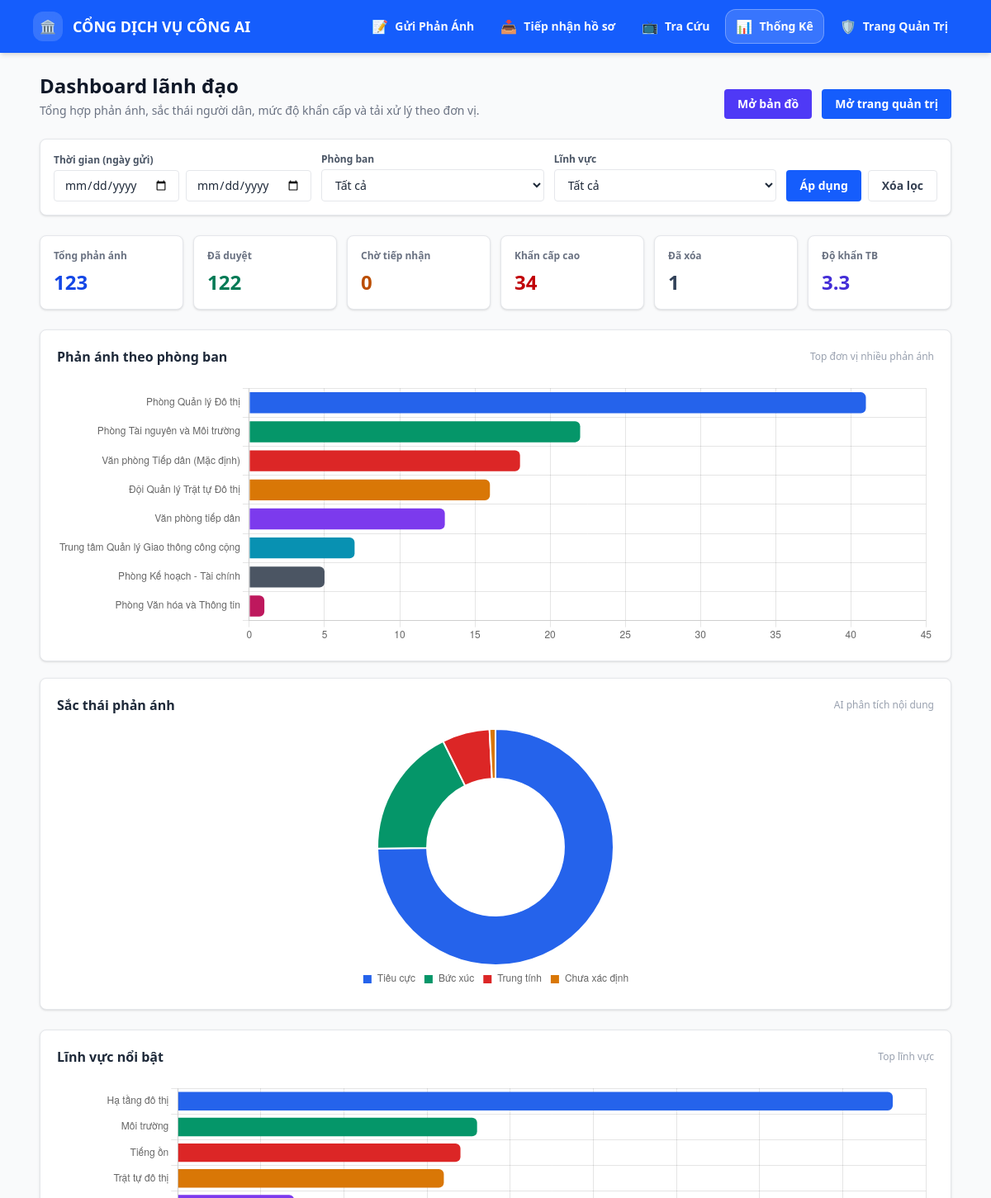
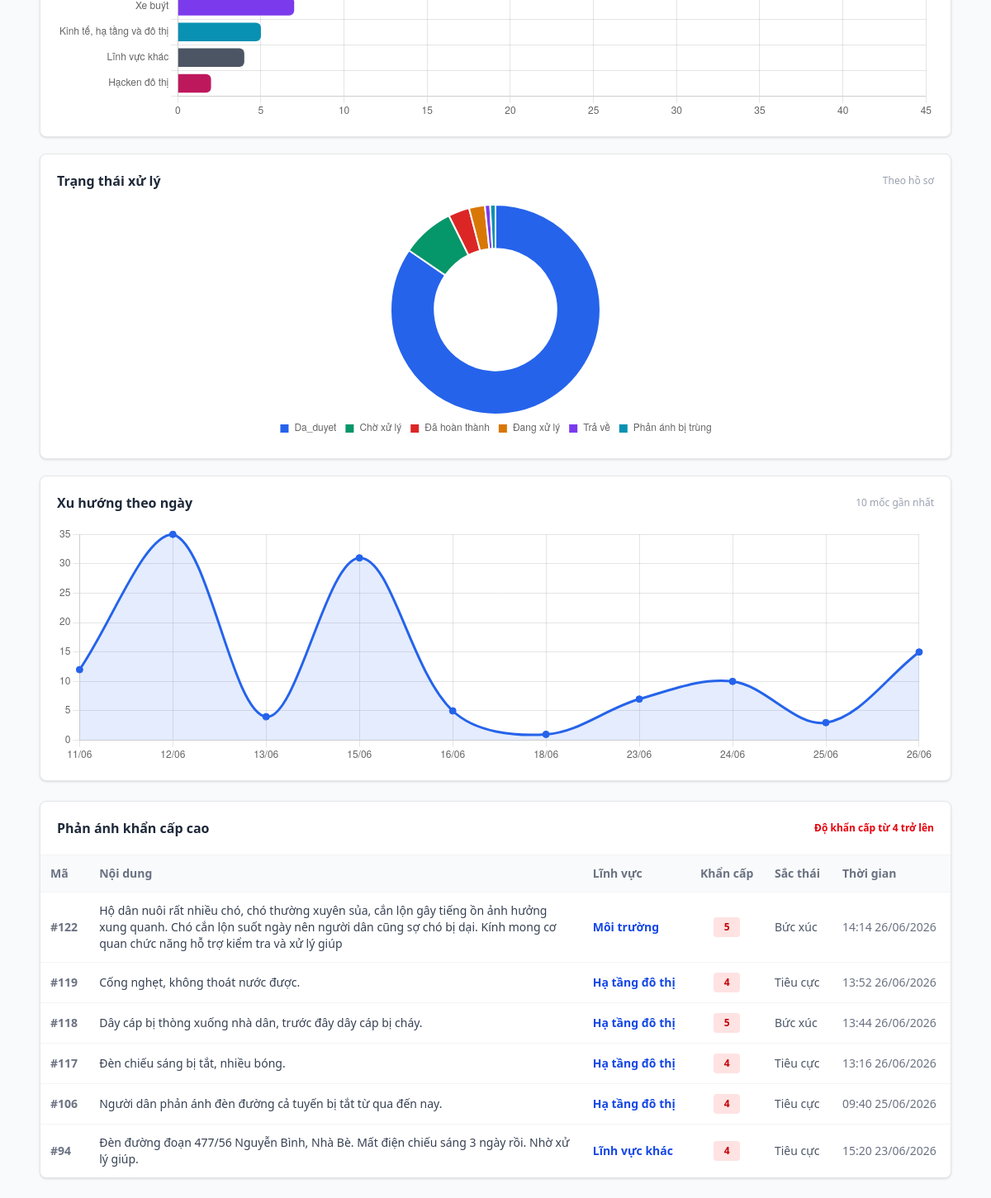
Page /dashboard on the earlier database version (2 pictures, top to bottom).
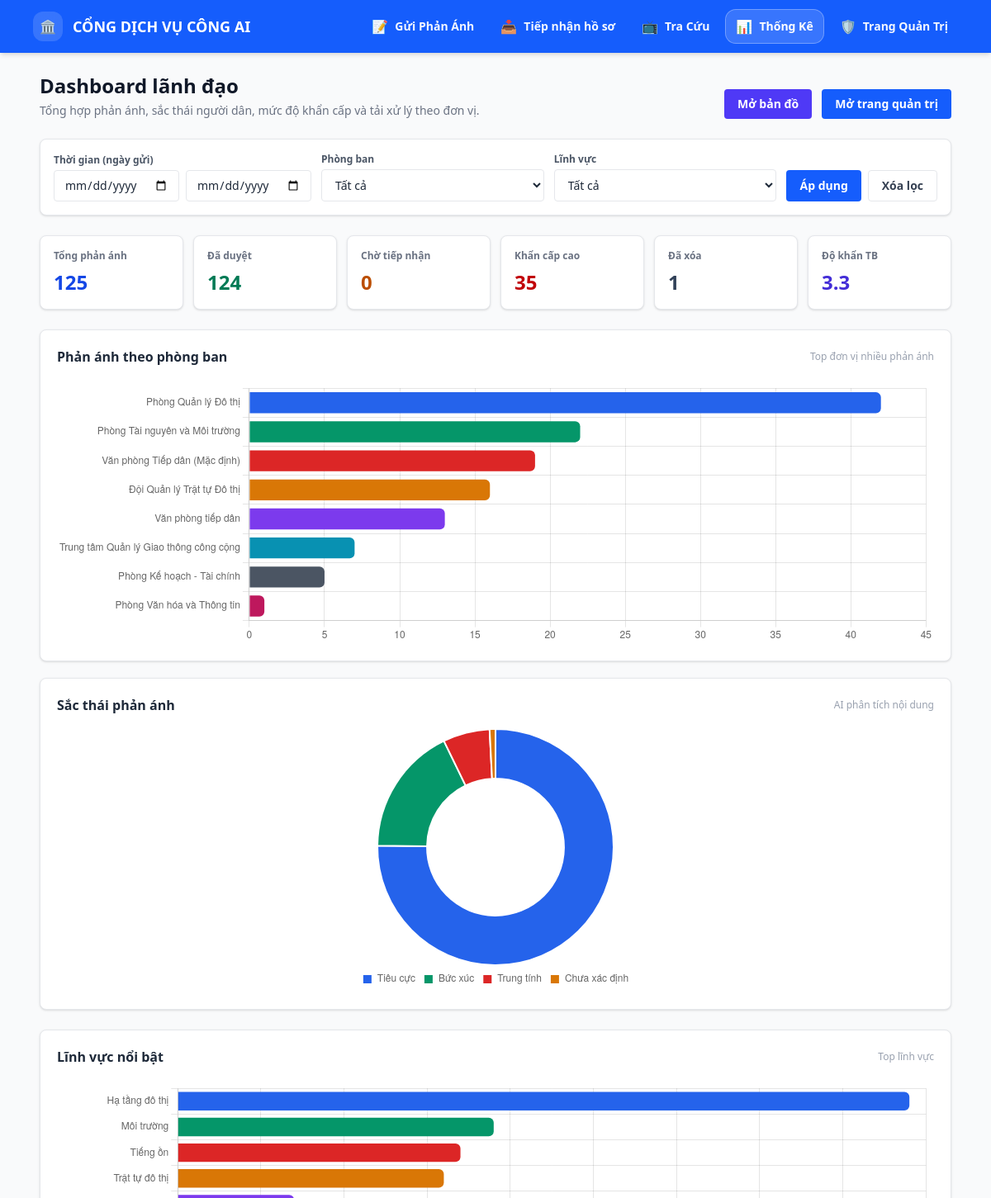
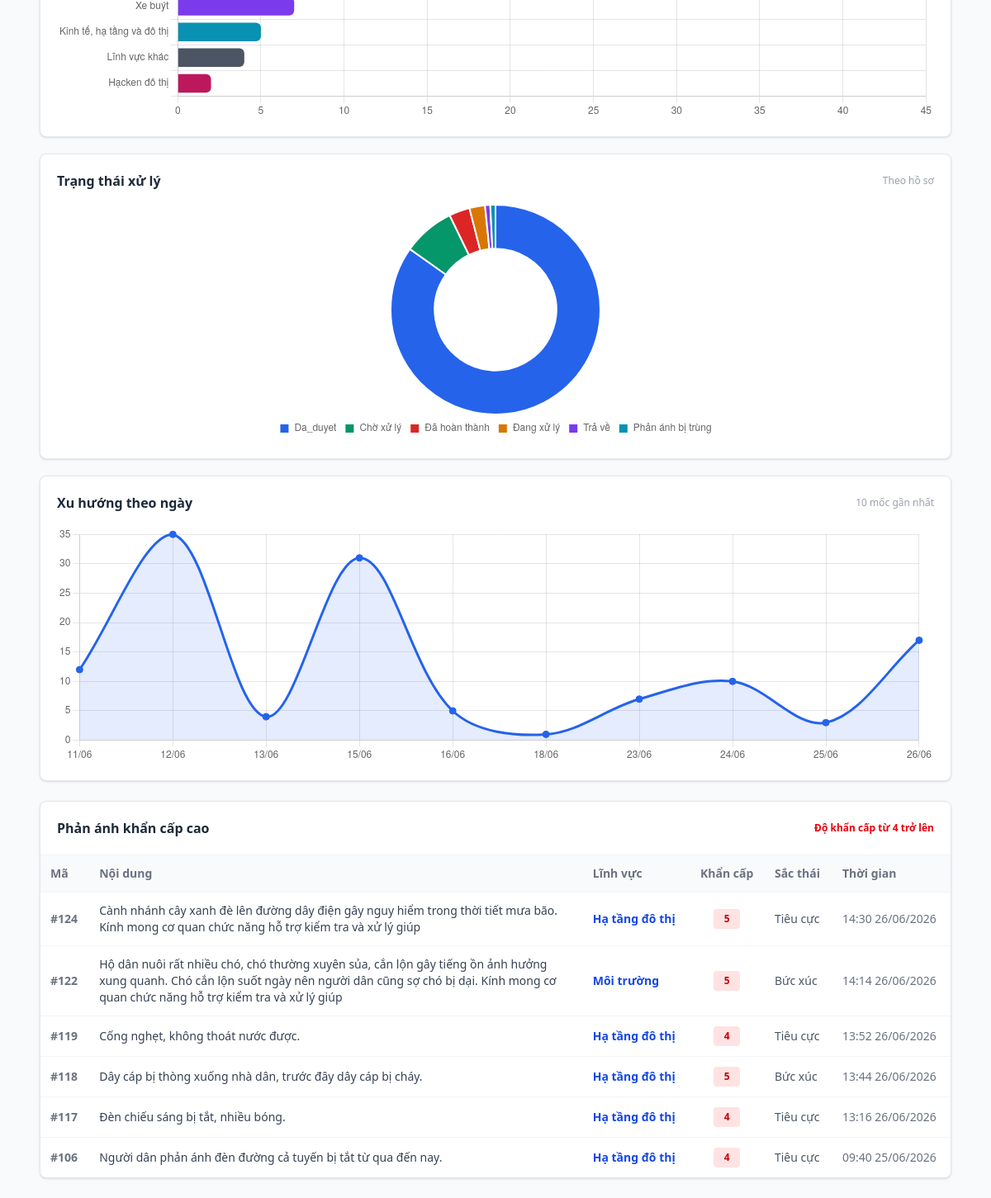
Same page on the later database version (2 pictures, top to bottom).
### tables this page shows
CREATE TABLE phan_anh (
                        id INTEGER PRIMARY KEY AUTOINCREMENT,
                        noi_dung TEXT,
                        file_dinh_kem TEXT,
                        dia_chi TEXT,
                        ten_nguoi_gui TEXT,
                        sdt TEXT,
                        linh_vuc TEXT,
                        tu_khoa TEXT,
                        sac_thai TEXT,
                        do_khan_cap INTEGER,
                        phong_ban_id INTEGER,
                        trang_thai TEXT,
                        ngay_gui TEXT,
                        trang_thai_duyet TEXT DEFAULT 'Cho_tiep_nhan', ly_do_xoa TEXT, giai_thich_xoa TEXT, ngay_xoa TEXT, lat REAL, lng REAL);

### app.py (the view, shortened to what this page needs)
@app.route('/dashboard')
def page_dashboard():
    conn = sqlite3.connect(DB_FILE)
    cursor = conn.cursor()
    date_from = request.args.get('date_from', '').strip()
    date_to = request.args.get('date_to', '').strip()
    phong_ban_id = request.args.get('phong_ban_id', '').strip()
    linh_vuc = request.args.get('linh_vuc', '').strip()
    def parse_ymd(s):
        if not s:
            return None
        try:
            return datetime.strptime(s, '%Y-%m-%d').date()
        except Exception:
            return None
    d_from = parse_ymd(date_from)
    d_to = parse_ymd(date_to)
    if d_from and d_to and d_from > d_to:
        d_from, d_to = d_to, d_from
    filtered_ids = None
    cursor.execute("SELECT id, ten_phong FROM config_phong_ban ORDER BY ten_phong")
    list_phong_ban = cursor.fetchall()
    cursor.execute("""SELECT DISTINCT COALESCE(NULLIF(TRIM(linh_vuc), ''), 'Chưa xác định') AS lv
                      FROM phan_anh
                      ORDER BY lv""")
    list_linh_vuc = [row[0] for row in cursor.fetchall()]
    where_clauses = []
    params = []
    if phong_ban_id:
        try:
            where_clauses.append('pa.phong_ban_id = ?')
            params.append(int(phong_ban_id))
        except Exception:
            pass
    if linh_vuc:
        where_clauses.append('pa.linh_vuc = ?')
        params.append(linh_vuc)
    common_where = ''
    if where_clauses:
        common_where = ' AND ' + ' AND '.join(where_clauses)
    cursor.execute("SELECT COUNT(*) FROM phan_anh pa WHERE 1=1" + common_where, params)
    total_phan_anh = cursor.fetchone()[0] or 0
    cursor.execute("SELECT COUNT(*) FROM phan_anh pa WHERE pa.trang_thai_duyet = 'Da_duyet'" + common_where, params)
    total_da_duyet = cursor.fetchone()[0] or 0
    cursor.execute("SELECT COUNT(*) FROM phan_anh pa WHERE pa.trang_thai_duyet = 'Cho_tiep_nhan'" + common_where, params)
    total_cho_tiep_nhan = cursor.fetchone()[0] or 0
    cursor.execute("SELECT COUNT(*) FROM phan_anh pa WHERE pa.trang_thai_duyet = 'Da_xoa'" + common_where, params)
    total_da_xoa = cursor.fetchone()[0] or 0
    cursor.execute("SELECT COUNT(*) FROM phan_anh pa WHERE pa.do_khan_cap >= 4" + common_where, params)
    total_khan_cap_cao = cursor.fetchone()[0] or 0
    cursor.execute("SELECT AVG(pa.do_khan_cap) FROM phan_anh pa WHERE pa.do_khan_cap IS NOT NULL" + common_where, params)
    avg_do_khan_cap_raw = cursor.fetchone()[0]
    avg_do_khan_cap = round(avg_do_khan_cap_raw or 0, 1)
    cursor.execute("""
        SELECT COALESCE(NULLIF(TRIM(pa.sac_thai), ''), 'Chưa xác định') AS label, COUNT(*) AS count
        FROM phan_anh pa
        WHERE 1=1""" + common_where + """
        GROUP BY label
        ORDER BY count DESC
    """, params)
    sac_thai_stats = cursor.fetchall()
    cursor.execute("""
        SELECT COALESCE(NULLIF(TRIM(pa.linh_vuc), ''), 'Chưa xác định') AS label, COUNT(*) AS count
        FROM phan_anh pa
        WHERE 1=1""" + common_where + """
        GROUP BY label
        ORDER BY count DESC
        LIMIT 8
    """, params)
    linh_vuc_stats = cursor.fetchall()
    cursor.execute("""
        SELECT COALESCE(pb.ten_phong, 'Văn phòng tiếp dân') AS label, COUNT(*) AS count
        FROM phan_anh pa
        LEFT JOIN config_phong_ban pb ON pa.phong_ban_id = pb.id
        WHERE 1=1""" + common_where + """
        GROUP BY label
        ORDER BY count DESC
        LIMIT 8
    """, params)
    phong_ban_stats = cursor.fetchall()
    cursor.execute("""
        SELECT COALESCE(NULLIF(TRIM(pa.trang_thai), ''), pa.trang_thai_duyet, 'Chưa xác định') AS label,
               COUNT(*) AS count
        FROM phan_anh pa
        WHERE 1=1""" + common_where + """
        GROUP BY label
        ORDER BY count DESC
    """, params)
    trang_thai_stats = cursor.fetchall()
    cursor.execute("""
        SELECT pa.id, pa.noi_dung, pa.linh_vuc, pa.do_khan_cap, pa.sac_thai, pa.ngay_gui
        FROM phan_anh pa
        WHERE pa.do_khan_cap >= 4""" + common_where + """
        ORDER BY pa.id DESC
        LIMIT 6
    """, params)
    phan_anh_khan_cap = cursor.fetchall()
    cursor.execute("""SELECT pa.ngay_gui
                      FROM phan_anh pa
                      WHERE 1=1""" + common_where + """
                      AND pa.ngay_gui IS NOT NULL AND TRIM(pa.ngay_gui) != ''""", params)
    trend_counts = {}
    for (ngay_gui,) in cursor.fetchall():
        try:
            parsed_date = datetime.strptime(str(ngay_gui).strip(), "%H:%M %d/%m/%Y")
            label = parsed_date.strftime("%d/%m")
        except Exception:
            label = str(ngay_gui)[-10:] if ngay_gui and len(str(ngay_gui)) >= 10 else ngay_gui
        trend_counts[label] = trend_counts.get(label, 0) + 1
    trend_stats = list(trend_counts.items())[-10:]
    conn.close()
    kpi_cards = [
        {"label": "Tổng phản ánh", "value": total_phan_anh, "tone": "blue"},
        {"label": "Đã duyệt", "value": total_da_duyet, "tone": "emerald"},
        {"label": "Chờ tiếp nhận", "value": total_cho_tiep_nhan, "tone": "amber"},
        {"label": "Khẩn cấp cao", "value": total_khan_cap_cao, "tone": "red"},
        {"label": "Đã xóa", "value": total_da_xoa, "tone": "slate"},
        {"label": "Độ khẩn TB", "value": avg_do_khan_cap, "tone": "indigo"},
    ]
    return render_template(
        'dashboard.html',
        kpi_cards=kpi_cards,
        sac_thai_stats=sac_thai_stats,
        linh_vuc_stats=linh_vuc_stats,
        phong_ban_stats=phong_ban_stats,
        trang_thai_stats=trang_thai_stats,
        trend_stats=trend_stats,
        phan_anh_khan_cap=phan_anh_khan_cap,
        list_phong_ban=list_phong_ban,
        list_linh_vuc=list_linh_vuc,
    )

### templates/dashboard.html (shortened to what this page needs)
{% extends "layout.html" %}
{% block content %}
<div class="space-y-6">
    <div class="flex flex-col md:flex-row md:items-end md:justify-between gap-3">
        <div>
            <h1 class="text-2xl font-bold text-gray-900">Dashboard lãnh đạo</h1>
            <p class="text-sm text-gray-500 mt-1">Tổng hợp phản ánh, sắc thái người dân, mức độ khẩn cấp và tải xử lý theo đơn vị.</p>
        </div>
        <div class="flex items-center gap-3">
            <a href="/maps" class="inline-flex items-center justify-center rounded bg-indigo-600 px-4 py-2 text-sm font-semibold text-white hover:bg-indigo-700">
                Mở bản đồ
            </a>
            <a href="{{ url_for('page_admin') }}" class="inline-flex items-center justify-center rounded bg-blue-600 px-4 py-2 text-sm font-semibold text-white hover:bg-blue-700">
                Mở trang quản trị
            </a>
        </div>
    </div>
    <form method="get" action="{{ url_for('page_dashboard') }}" class="bg-white border border-gray-200 rounded-lg p-4 shadow-sm">
        <div class="flex flex-col lg:flex-row gap-3 lg:items-end">
            <div class="flex-1">
                <label class="block text-xs font-semibold text-gray-600 mb-1">Thời gian (ngày gửi)</label>
                <div class="flex flex-col sm:flex-row gap-2">
                    <div class="flex-1">
                        <input type="date" name="date_from" value="{{ request.args.get('date_from','') }}" class="w-full border border-gray-200 rounded px-3 py-2 text-sm" />
                    </div>
                    <div class="flex-1">
                        <input type="date" name="date_to" value="{{ request.args.get('date_to','') }}" class="w-full border border-gray-200 rounded px-3 py-2 text-sm" />
                    </div>
                </div>
            </div>
            <div class="flex-1">
                <label class="block text-xs font-semibold text-gray-600 mb-1">Phòng ban</label>
                <select name="phong_ban_id" class="w-full border border-gray-200 rounded px-3 py-2 text-sm">
                    <option value="" {% if not request.args.get('phong_ban_id') %}selected{% endif %}>Tất cả</option>
                </select>
            </div>
            <div class="flex-1">
                <label class="block text-xs font-semibold text-gray-600 mb-1">Lĩnh vực</label>
                <select name="linh_vuc" class="w-full border border-gray-200 rounded px-3 py-2 text-sm">
                    <option value="" {% if not request.args.get('linh_vuc') %}selected{% endif %}>Tất cả</option>
                </select>
            </div>
            <div class="flex gap-2">
                <button type="submit" class="inline-flex items-center justify-center rounded bg-blue-600 px-4 py-2 text-sm font-semibold text-white hover:bg-blue-700">
                    Áp dụng
                </button>
                <a href="{{ url_for('page_dashboard') }}" class="inline-flex items-center justify-center rounded border border-gray-200 px-4 py-2 text-sm font-semibold text-gray-700 hover:bg-gray-50">
                    Xóa lọc
                </a>
            </div>
        </div>
    </form>
    <div class="grid grid-cols-2 lg:grid-cols-6 gap-3">
        {% for card in kpi_cards %}
            <div class="bg-white border border-gray-200 rounded-lg p-4 shadow-sm">
                <p class="text-xs font-semibold text-gray-500">{{ card.label }}</p>
                <p class="mt-2 text-2xl font-bold {% if card.tone == 'emerald' %}text-emerald-700{% elif card.tone == 'amber' %}text-amber-700{% elif card.tone == 'red' %}text-red-700{% elif card.tone == 'slate' %}text-slate-700{% elif card.tone == 'indigo' %}text-indigo-700{% else %}text-blue-700{% endif %}">
                    {{ card.value }}
                </p>
            </div>
        {% endfor %}
    </div>
    <div class="grid grid-cols-1 xl:grid-cols-3 gap-5">
        <section class="xl:col-span-2 bg-white border border-gray-200 rounded-lg p-5 shadow-sm">
            <div class="flex items-center justify-between mb-4">
                <h2 class="text-base font-bold text-gray-800">Phản ánh theo phòng ban</h2>
                <span class="text-xs text-gray-400">Top đơn vị nhiều phản ánh</span>
            </div>
            <div class="h-80">
                <canvas id="phongBanChart"></canvas>
            </div>
        </section>
        <section class="bg-white border border-gray-200 rounded-lg p-5 shadow-sm">
            <div class="flex items-center justify-between mb-4">
                <h2 class="text-base font-bold text-gray-800">Sắc thái phản ánh</h2>
                <span class="text-xs text-gray-400">AI phân tích nội dung</span>
            </div>
            <div class="h-80">
                <canvas id="sacThaiChart"></canvas>
            </div>
        </section>
    </div>
    <div class="grid grid-cols-1 xl:grid-cols-3 gap-5">
        <section class="bg-white border border-gray-200 rounded-lg p-5 shadow-sm">
            <div class="flex items-center justify-between mb-4">
                <h2 class="text-base font-bold text-gray-800">Lĩnh vực nổi bật</h2>
                <span class="text-xs text-gray-400">Top lĩnh vực</span>
            </div>
            <div class="h-72">
                <canvas id="linhVucChart"></canvas>
            </div>
        </section>
        <section class="bg-white border border-gray-200 rounded-lg p-5 shadow-sm">
            <div class="flex items-center justify-between mb-4">
                <h2 class="text-base font-bold text-gray-800">Trạng thái xử lý</h2>
                <span class="text-xs text-gray-400">Theo hồ sơ</span>
            </div>
            <div class="h-72">
                <canvas id="trangThaiChart"></canvas>
            </div>
        </section>
        <section class="bg-white border border-gray-200 rounded-lg p-5 shadow-sm">
            <div class="flex items-center justify-between mb-4">
                <h2 class="text-base font-bold text-gray-800">Xu hướng theo ngày</h2>
                <span class="text-xs text-gray-400">10 mốc gần nhất</span>
            </div>
            <div class="h-72">
                <canvas id="trendChart"></canvas>
            </div>
        </section>
    </div>
    <section class="bg-white border border-gray-200 rounded-lg shadow-sm overflow-hidden">
        <div class="p-5 border-b border-gray-100 flex items-center justify-between">
            <h2 class="text-base font-bold text-gray-800">Phản ánh khẩn cấp cao</h2>
            <span class="text-xs text-red-600 font-semibold">Độ khẩn cấp từ 4 trở lên</span>
        </div>
        <div class="overflow-x-auto">
            <table class="w-full text-sm">
                <thead class="bg-gray-50 text-gray-500 border-b border-gray-100">
                    <tr>
                        <th class="text-left p-3 font-semibold">Mã</th>
                        <th class="text-left p-3 font-semibold">Nội dung</th>
                        <th class="text-left p-3 font-semibold">Lĩnh vực</th>
                        <th class="text-center p-3 font-semibold">Khẩn cấp</th>
                        <th class="text-left p-3 font-semibold">Sắc thái</th>
                        <th class="text-left p-3 font-semibold">Thời gian</th>
                    </tr>
                </thead>
                <tbody class="divide-y divide-gray-100">
                    {% if phan_anh_khan_cap %}
                        {% for id, noi_dung, linh_vuc, do_khan_cap, sac_thai, ngay_gui in phan_anh_khan_cap %}
                            <tr class="hover:bg-gray-50">
                                <td class="p-3 font-bold text-gray-500">#{{ id }}</td>
                                <td class="p-3 text-gray-700 max-w-xl">{{ noi_dung }}</td>
                                <td class="p-3 text-blue-700 font-semibold">{{ linh_vuc or 'Chưa xác định' }}</td>
                                <td class="p-3 text-center">
                                    <span class="inline-flex min-w-8 justify-center rounded bg-red-100 px-2 py-1 text-xs font-bold text-red-700">{{ do_khan_cap }}</span>
                                </td>
                                <td class="p-3 text-gray-600">{{ sac_thai or 'Chưa xác định' }}</td>
                                <td class="p-3 text-gray-500">{{ ngay_gui or '' }}</td>
                            </tr>
                        {% endfor %}
                    {% else %}
                        <tr>
                            <td colspan="6" class="p-8 text-center text-gray-400">Chưa có phản ánh khẩn cấp cao.</td>
                        </tr>
                    {% endif %}
                </tbody>
            </table>
        </div>
    </section>
</div>
{% endblock %}

Differences in the rows shown:
no longer on this page (row unchanged): phan_anh: id "94", noi_dung "Đèn đường đoạn 477/56 Nguyễn Bình, Nhà Bè. Mất điện chiếu sáng 3 ngày rồi. Nhờ xử lý giúp.", linh_vuc "Lĩnh vực khác", do_khan_cap "4", sac_thai "Tiêu cực", ngay_gui "15:20 23/06/2026"
added phan_anh: id "124", noi_dung "Cành nhánh cây xanh đè lên đường dây điện gây nguy hiểm trong thời tiết mưa bão. Kính mong cơ quan chức năng hỗ trợ kiểm tra và xử lý giúp", linh_vuc "Hạ tầng đô thị", do_khan_cap "5", sac_thai "Tiêu cực", ngay_gui "14:30 26/06/2026"
Other differences:
chart data {{ trend_stats | tojson }}: [["11/06", 12], ["12/06", 35], ["13/06", 4], ["15/06", 31], ["16/06", 5], ["18/06", 1], ["23/06", 7], ["24/06", 10], ["25/06", 3], ["26/06", 15]] → [["11/06", 12], ["12/06", 35], ["13/06", 4], ["15/06", 31], ["16/06", 5], ["18/06", 1], ["23/06", 7], ["24/06", 10], ["25/06", 3], ["26/06", 17]]
new list line: "Tổng phản ánh 125"
new list line: "Đã duyệt 124"
new list line: "Khẩn cấp cao 35"
list line gone: "Tổng phản ánh 123"
list line gone: "Đã duyệt 122"
list line gone: "Khẩn cấp cao 34"
